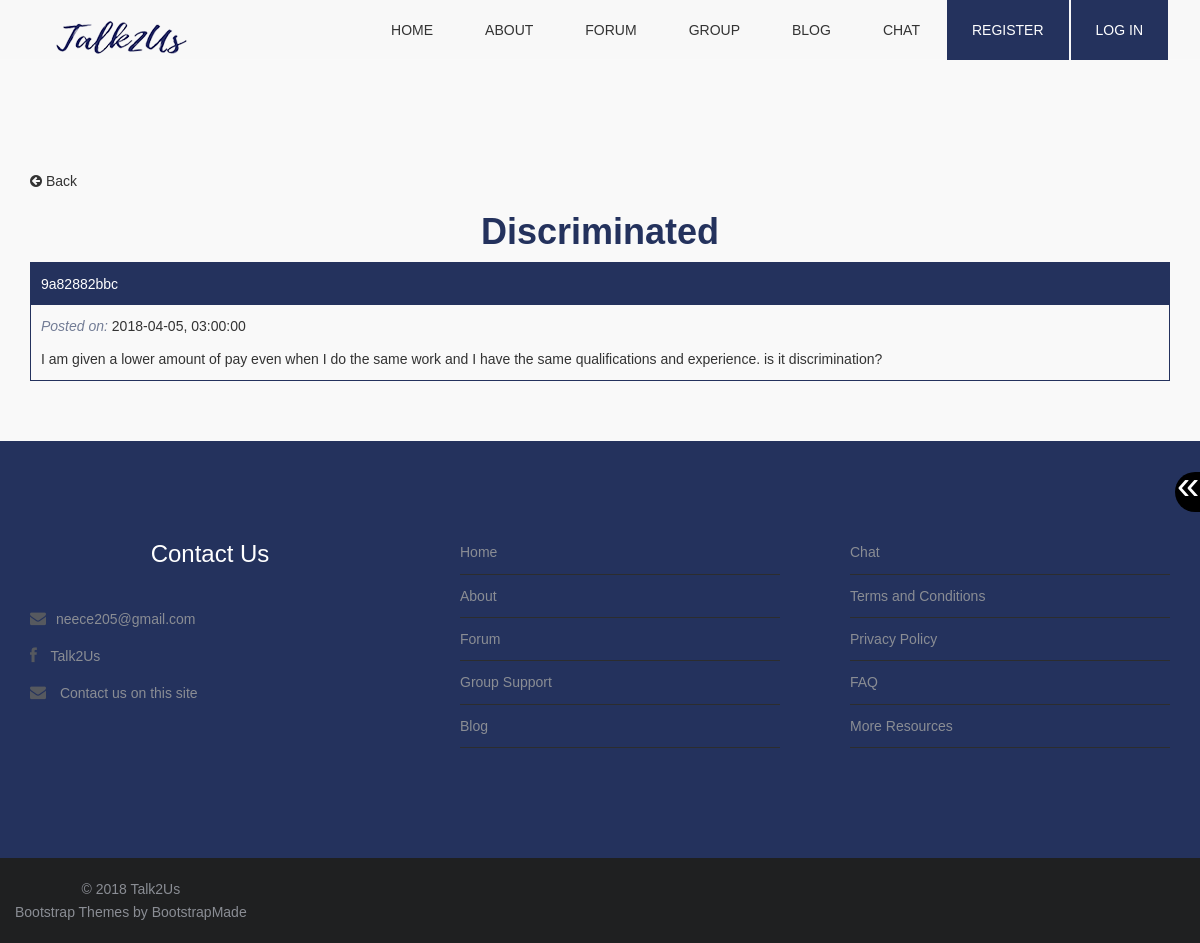
Page /forumTopic.php?topicID=2 on the committed database.
### tables this page shows
CREATE TABLE `forumtopic` (
  `topicID` int(10) NOT NULL,
  `topicName` varchar(255) NOT NULL,
  `categoryID` int(10) NOT NULL
);

CREATE TABLE `forumpost` (
  `postID` int(10) NOT NULL,
  `userID` int(10) NOT NULL,
  `content` varchar(2083) NOT NULL,
  `date` date NOT NULL,
  `time` time NOT NULL,
  `editDate` date DEFAULT NULL,
  `editTime` time DEFAULT NULL,
  `editUserID` int(10) DEFAULT NULL,
  `topicID` int(10) NOT NULL
);

CREATE TABLE `user` (
  `userID` int(10) NOT NULL,
  `username` varchar(50) NOT NULL,
  `usernameGen` varchar(50) NOT NULL,
  `email` varchar(50) NOT NULL,
  `passwordHash` varchar(255) NOT NULL,
  `dob` date NOT NULL,
  `accountID` int(10) NOT NULL,
  `banned` tinyint(1) NOT NULL,
  `verified` tinyint(1) NOT NULL
);

### forumTopic.php (the view, shortened to what this page needs)
<?php
	require_once("function.php");
	include "database_conn.php";
	if (isset($_GET["topicID"])) {
		$topicID = $_GET["topicID"];
	}
	else {
		header("Location: forum.php");
	}
	$results_per_page = 10;
	if(!isset($_GET['page'])){
		$page = 1;
	}else {
		$page = $_GET['page'];
	}
	$this_page_first_result = ($page-1)*$results_per_page;
	$sqlForumTop = "SELECT topicName
					FROM forumtopic
					WHERE topicID = $topicID";
	$rsForumTop = mysqli_query($conn,$sqlForumTop)
	or die(mysqli_error($conn));
	$resultForumTop = mysqli_fetch_array($rsForumTop);
	$topicName 		= $resultForumTop['topicName'];
	$sqlForumPost = "SELECT *
					FROM forumpost
					WHERE topicID = $topicID
					ORDER BY date ASC, time ASC
					LIMIT ".$this_page_first_result.",".$results_per_page;
	$rsForumPost = mysqli_query($conn,$sqlForumPost)
	or die(mysqli_error($conn));
	echo makePageStart("ImaSuperFan - $topicName");
	echo makeNav("");
	echo resizeButtons();
?>
<section class="box">
	<div class="container top-content">
<a onclick="history.go(-1);" class="backButton"><p><i class="fa fa-arrow-circle-left fa-1x"></i> Back</p></a>
<?php
	echo "<h1><strong>$topicName</strong></h1>";
	if (mysqli_affected_rows($conn)>0){
		while($row = mysqli_fetch_assoc($rsForumPost)){
			$id				= 	$row["postID"];
			$pUserID		= 	$row["userID"];
			$content		= 	html_entity_decode($row["content"]);
			$date			= 	$row["date"];
			$time			= 	$row["time"];
			$content = nl2br($content);
			$sqlPostUser = "SELECT usernameGen
							FROM user
							WHERE userID = $pUserID";
			$rsPostUser = mysqli_query($conn,$sqlPostUser)
			or die(mysqli_error($conn));
			$resultPostUser = mysqli_fetch_array($rsPostUser);
			$username 		= $resultPostUser['usernameGen'];
			echo "<div class=\"dbPost\" id=\"$id\">";
			echo "<div class=\"dbUsername\">";
			echo "<p class=\"postUname $id\">$username</p>";
			echo "</div>";
			echo "<p><span class=\"labels\">Posted on:</span> $date, $time</p>";
			echo "<div>";
			echo "<p class=\"postContent $id\">$content</p>";
			echo "</div>";
			echo "</div>";
		}
?>
<?php
	}else {
		echo noexist("posts");
		echo "<a href=\"forum.php\"><p>Return to forum</p></a>";
		echo "<a href=\"index.php\"><p>Return to homepage</p></a>";
	}
?>
</div>
</section>
<?php
	echo makeFooter();
  ?>

### css/style.css (style rules this page uses)
body { font-family: Arial, Helvetica, sans-serif; font-size:14px; font-weight:300; line-height:1.6em; color:#333; background-color:#fff; }
h1 { text-align:center; color: #24325D; }
p { color:#333; }
a { text-decoration:none; transition: all 0.1s ease-in-out; -moz-transition: all 0.1s ease-in-out; -webkit-transition: all 0.1s ease-in-out; -o-transition: all 0.1s ease-in-out; outline: none; color:#333; }
section.box { background-color:#f9f9f9; text-align:left; padding-top:50px; padding-bottom:50px; }
.inner-footer ul li,a { list-style:none; }
.top-content { margin-top: 120px !important; }
.backButton { cursor: pointer; }
.dbPost { border: 1px solid #24325D; margin-top: 10px; margin-bottom: 10px; }
.dbPost p { padding-left: 10px; padding-right: 10px; }
.dbUsername { background-color: #24325D; }
.dbUsername p { color: #FFFFFF !important; padding: 10px; }
.labels { font-style: italic; color: #737D96; }

### rows in the picture
forumtopic: topicName "Discriminated"
forumpost: userID.usernameGen "9a82882bbc", date "2018-04-05", time "03:00:00", content "I am given a lower amount of pay even when I do the same work and I have the same qualifications and experience. is it discrimination?"
